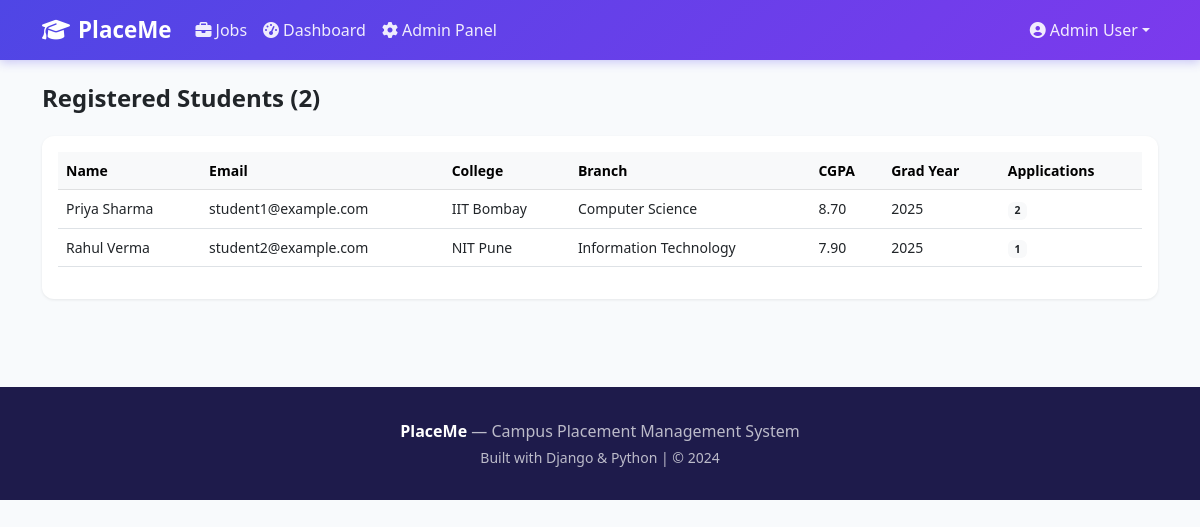
/admin-panel/students/ (signed in), run on an earlier commit of the app's database.
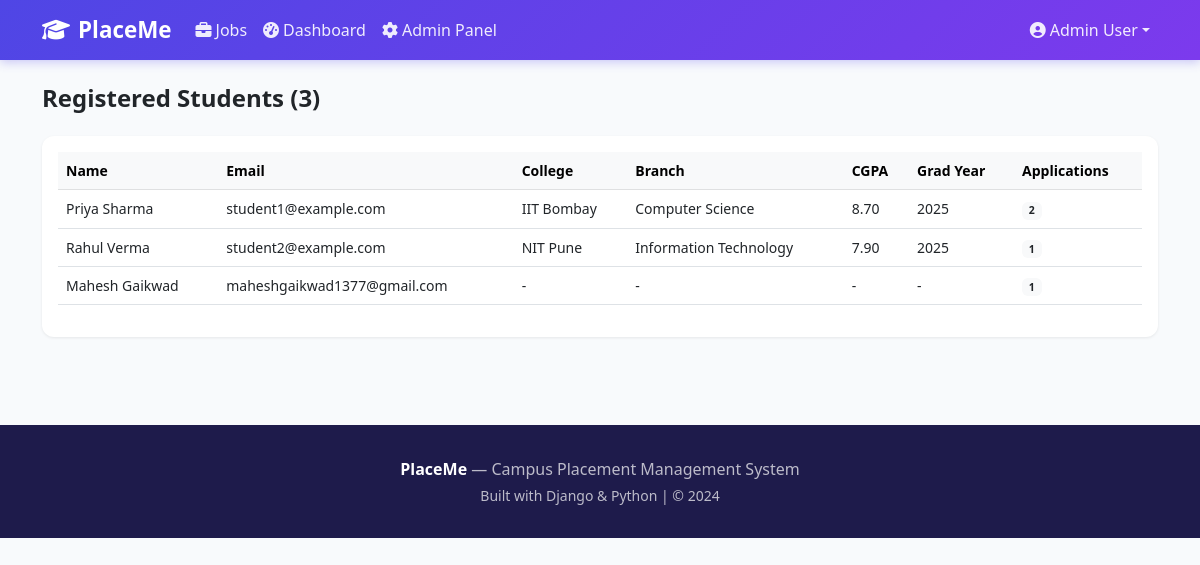
And on a later commit of the database.
### jobs/models.py (models this page shows, shortened)
class StudentProfile(models.Model):
    user = models.OneToOneField(User, on_delete=models.CASCADE, related_name='profile')
    phone = models.CharField(max_length=15, blank=True)
    college = models.CharField(max_length=200, blank=True)
    degree = models.CharField(max_length=100, blank=True)
    branch = models.CharField(max_length=100, blank=True)
    graduation_year = models.PositiveIntegerField(null=True, blank=True)
    cgpa = models.DecimalField(max_digits=4, decimal_places=2, null=True, blank=True)
    skills = models.TextField(blank=True, help_text='Comma separated skills')
    linkedin = models.URLField(blank=True)
    github = models.URLField(blank=True)
    bio = models.TextField(blank=True)
    profile_picture = models.ImageField(upload_to='profile_pics/', blank=True, null=True)

### jobs/views.py (the view)
# urls.py: path('admin-panel/students/', views.student_list, name='student_list'),
@login_required
def student_list(request):
    if not request.user.is_staff:
        return HttpResponseForbidden()
    profiles = StudentProfile.objects.select_related('user').annotate(
        app_count=Count('user__applications')
    )
    return render(request, 'admin/student_list.html', {'profiles': profiles})

### templates/admin/student_list.html (shortened to what this page needs)
{% extends 'base.html' %}
{% block content %}
<div class="container py-4">
  <h4 class="fw-bold mb-4">Registered Students ({{ profiles.count }})</h4>
  <div class="card p-3">
    <div class="table-responsive">
      <table class="table table-hover align-middle small">
        <thead class="table-light"><tr><th>Name</th><th>Email</th><th>College</th><th>Branch</th><th>CGPA</th><th>Grad Year</th><th>Applications</th></tr></thead>
        <tbody>
        {% for profile in profiles %}
        <tr>
          <td class="fw-500">{{ profile.user.get_full_name }}</td>
          <td>{{ profile.user.email }}</td>
          <td>{{ profile.college|default:"-" }}</td>
          <td>{{ profile.branch|default:"-" }}</td>
          <td>{{ profile.cgpa|default:"-" }}</td>
          <td>{{ profile.graduation_year|default:"-" }}</td>
          <td><span class="badge bg-light text-dark">{{ profile.app_count }}</span></td>
        </tr>
        {% endfor %}
        </tbody>
      </table>
    </div>
  </div>
</div>
{% endblock %}

### templates/base.html (shortened to what this page needs)
<!DOCTYPE html>
<html lang="en">
<head>
<link href="https://cdnjs.cloudflare.com/ajax/libs/bootstrap/5.3.0/css/bootstrap.min.css" rel="stylesheet">
<link href="https://cdnjs.cloudflare.com/ajax/libs/font-awesome/6.4.0/css/all.min.css" rel="stylesheet">
</head>
<body>
<nav class="navbar navbar-expand-lg">
  <div class="container">
    <a class="navbar-brand" href="{% url 'home' %}"><i class="fas fa-graduation-cap me-2"></i>PlaceMe</a>
    <div class="collapse navbar-collapse" id="nav">
      <ul class="navbar-nav me-auto">
        <li class="nav-item"><a class="nav-link" href="{% url 'job_list' %}"><i class="fas fa-briefcase me-1"></i>Jobs</a></li>
        {% if user.is_authenticated %}
        <li class="nav-item"><a class="nav-link" href="{% url 'dashboard' %}"><i class="fas fa-tachometer-alt me-1"></i>Dashboard</a></li>
        {% if user.is_staff %}
        <li class="nav-item"><a class="nav-link" href="{% url 'admin_dashboard' %}"><i class="fas fa-cog me-1"></i>Admin Panel</a></li>
        {% endif %}
        {% endif %}
      </ul>
      <ul class="navbar-nav">
        {% if user.is_authenticated %}
        <li class="nav-item dropdown">
          <a class="nav-link dropdown-toggle" href="#" data-bs-toggle="dropdown">
            <i class="fas fa-user-circle me-1"></i>{{ user.get_full_name|default:user.username }}</a>
        </li>
        {% else %}
        <li class="nav-item"><a class="nav-link" href="{% url 'login' %}">Login</a></li>
        <li class="nav-item"><a class="btn btn-light btn-sm ms-2 fw-600" href="{% url 'register' %}">Register</a></li>
        {% endif %}
      </ul>
    </div>
  </div>
</nav>
{% block content %}{% endblock %}
<footer>
  <div class="container text-center">
    <p class="mb-1"><strong class="text-white">PlaceMe</strong> — Campus Placement Management System</p>
    <p class="small mb-0">Built with Django &amp; Python | © 2024</p>
  </div>
</footer>
</body>
</html>

### templates/base.html (style rules this page uses)
:root { --primary: #4f46e5; --secondary: #7c3aed; }
body { font-family: 'Segoe UI', sans-serif; background: #f8fafc; }
.navbar { background: linear-gradient(135deg, #4f46e5, #7c3aed) !important; box-shadow: 0 2px 10px rgba(79,70,229,.3); }
.navbar-brand { font-weight: 700; font-size: 1.4rem; color: #fff !important; }
.nav-link { color: rgba(255,255,255,.9) !important; font-weight: 500; }
.card { border: none; border-radius: 12px; box-shadow: 0 1px 3px rgba(0,0,0,.08); }
footer { background: #1e1b4b; color: rgba(255,255,255,.7); padding: 2rem 0; margin-top: 4rem; }

What changed in the data, as far as the page shows it:
added StudentProfile: user.get_full_name "Mahesh Gaikwad", user.email "maheshgaikwad1377@gmail.com", college "-", branch "-", cgpa "-", graduation_year "-", app_count "1"
Also different on the page:
{{ profiles.count }}: "2" → "3"
